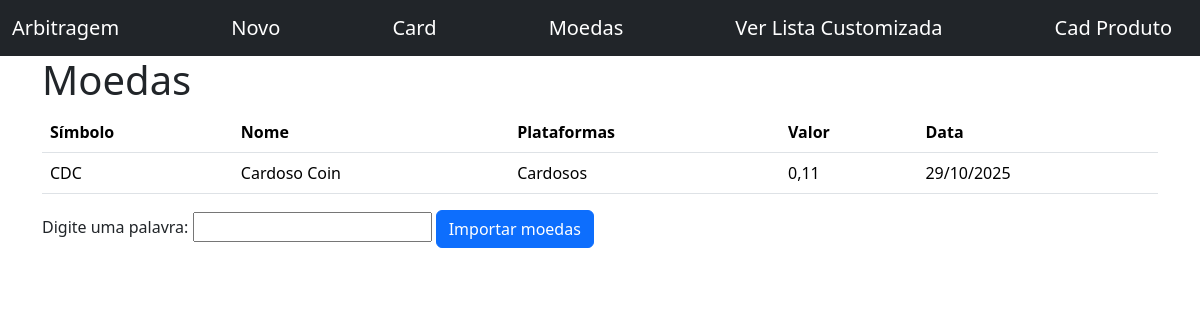
Page /moedas/ on the committed database.
### coins/models.py (models this page shows, shortened)
class Moedas(models.Model):
    symbol      = models.CharField    (verbose_name="Símbolo:", max_length=200, null=False, blank=False)
    name        = models.CharField    (verbose_name="Nome:", max_length=200, null=False, blank=False)
    platforms   = models.CharField    (verbose_name="Plataforma:", max_length=200, null=False, blank=False)
    currency    = models.DecimalField (verbose_name="Valor:", max_digits=10, decimal_places=2, null=False, blank=False)
    data        = models.DateTimeField(verbose_name="Data:") #default=datetime.now() Gera sempre um registro a mais ao migrar

### coins/views.py (the view)
# urls.py: path('moedas/', MoedasListView.as_view(), name='moedas_list'),
class MoedasListView(ListView):
    model = Moedas #Procura o nome da APP e o nome do modelo

### coins/templates/coins/moedas_list.html (shortened to what this page needs)
{% extends "base.html" %}
{% load crispy_forms_tags %}
{% block content %}
    <h1>Moedas</h1>
    {%if moedas_list %}
        <table class="table">
            <thead>
                <tr>
                    <th scope="col">Símbolo</th>
                    <th scope="col">Nome</th>
                    <th scope="col">Plataformas</th>
                    <th scope="col">Valor</th>
                    <th scope="col">Data</th>
                </tr>
            </thead>
            <tbody table-striped>
                {% for moeda in moedas_list %}
                    <tr>
                        <td>{{ moeda.symbol }}</td>
                        <td>{{ moeda.name }}</td>
                        <td>{{ moeda.platforms }}</td>
                        <td>{{ moeda.currency}}</td>
                        <td>{{ moeda.data | date:"d/m/Y"}}</td>
                    </tr>
                {% endfor %}
            </tbody>
        </table>
        <form method="POST" action = "{% url 'getcoins' %}">
            <label for="word">Digite uma palavra:</label>
            <input id="word" type="text" name="palavra" value="" />
            <button type="submit" class="btn btn-primary">Importar moedas</button>
        </form>
    {% endif %}
{% endblock content %}

### rows in the picture
Moedas: symbol "CDC", name "Cardoso Coin", platforms "Cardosos", currency "0,11", data "29/10/2025"
